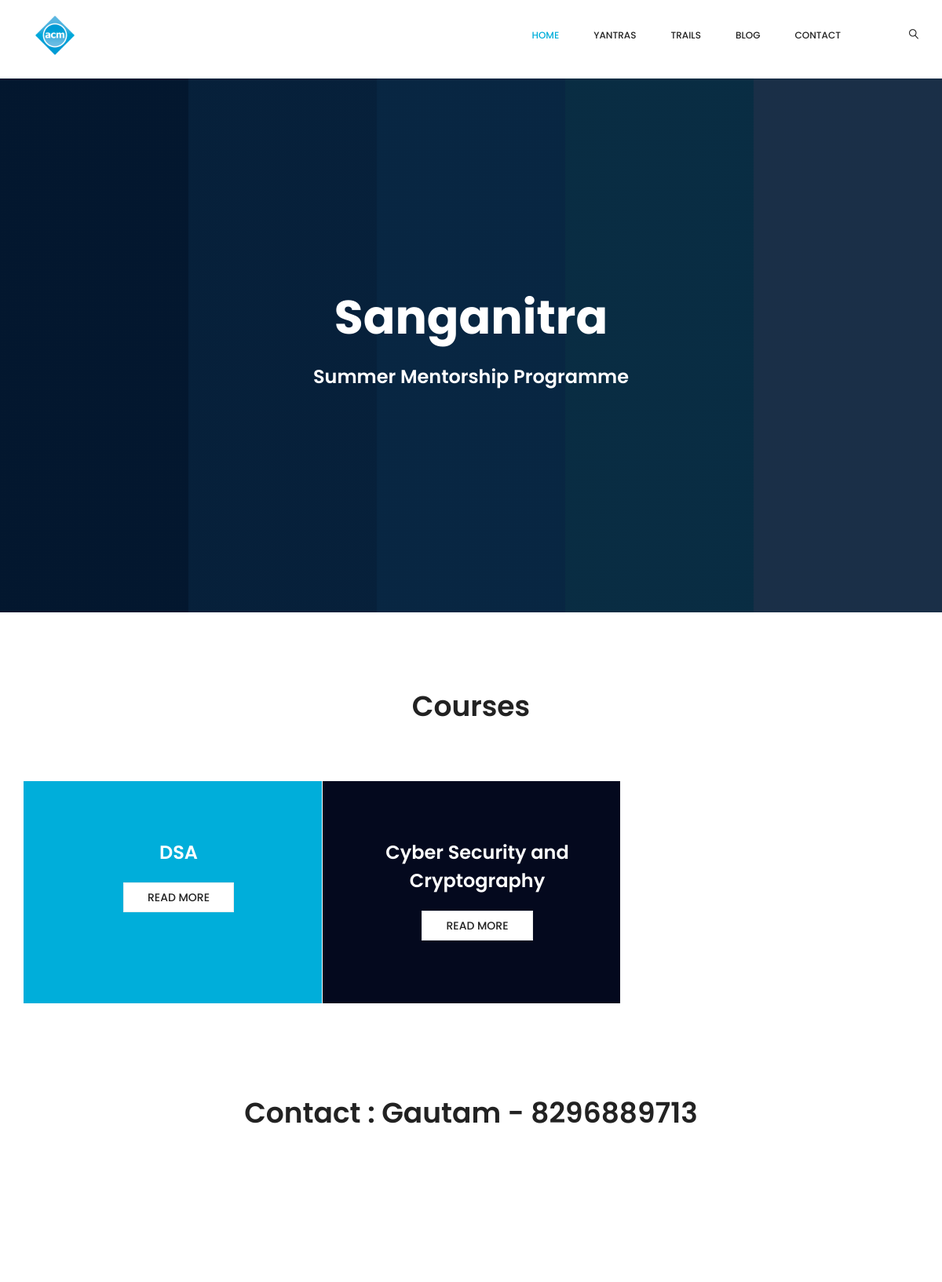
The page /smp/1/ on the database as committed earlier.
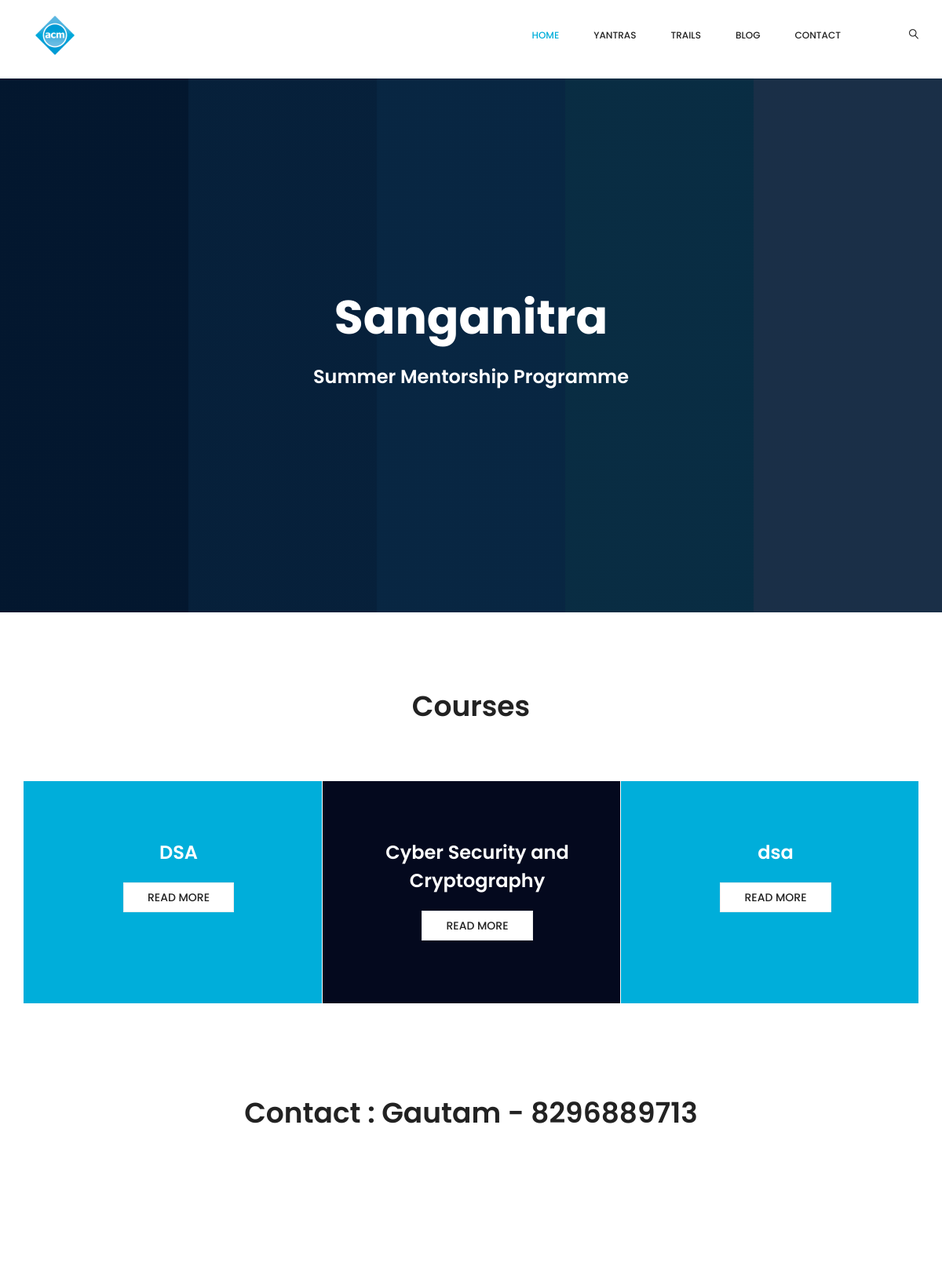
The same page on the database as committed later.
### acm/models.py (models this page shows, shortened)
class SIG(models.Model):
 name = models.CharField(max_length=200)

### SMP/models.py (models this page shows, shortened)
class SMP(models.Model):
 sig_id = models.ForeignKey(SIG, on_delete=models.CASCADE)
 name = models.CharField(max_length=200)
 mentors = models.CharField(max_length=200)
 overview = models.CharField(max_length=2000)
 platform_of_tutoring = models.CharField(max_length=1000)

### SMP/views.py (the view)
# urls.py: 2. Add a URL to urlpatterns:  path('', views.home, name='home')
def home(request, sig_id):
    si = SIG.objects.filter(pk=sig_id)
    sig = si[0]
    sigo = SIG.objects.all()
    smps = SMP.objects.filter(sig_id=sig_id)
    with open('acm/static/acm/json/smp.json') as f:
        data2 = json.loads(f.read())
        data = ''
        for i in range(5):
            if(int(data2[i]['id']) == sig_id):
                data = data2[i]
    contex = {'sig': sig, 'sigo': sigo, 'smps': smps, 'data': data}
    return render(request, 'spms.html', contex)

### SMP/templates/spms.html (shortened to what this page needs)
{% extends 'acm/base.html' %}
{% load static %}
{% block content %}
 <section class="banner_area d-flex text-center">
        <div class="container align-self-center">
            <div class="row">
                <div class="col-md-12">
                    <div class="banner_content">
                        <h1>{{ sig.name }}</h1>
                        <h3><p>Summer Mentorship Programme</p></h3>
                    </div>
                </div>
            </div>
        </div>
  </section>
<section class="about_area" style="margin-top:100px">
        <div class="container" >
            <div class="section_title text-center">
                <h2 style="margin-bottom:30px">Courses</h2>
            </div>
        <section class="features_area">
        <div class="row m0">
           {% for x in smps %}
            <div class="col-md-4 features_item" style="text-align:center">
                <h3 style="text-align:center">{{ x.name }}</h3>
                <a href="/smp/{{ sig.pk }}/{{ x.pk }}" class="btn_hover view_btn">Read more</a>
            </div>
         {% endfor %}
        </div>
    </section>
</div>
</section>
        <section class="event_blog_area section_gap">
        <div class="container">
            <div class="section_title text-center">
                <h2>Contact : {{ data.person }} - {{ data.number }} </h2>
            </div>
        </div>
    </section>
 {% endblock %}

### acm/templates/acm/base.html (shortened to what this page needs)
{% load staticfiles %}
<!DOCTYPE HTML>
<html lang="en">
	<head>
		<link rel="stylesheet" href="{% static 'acm/css/bootstrap.css' %}">
		<link rel="stylesheet" href="{% static 'acm/vendor/linericon/style.css' %}">
		<link rel="stylesheet" href="{% static 'acm/css/font-awesome.min.css' %}">
		<link rel="stylesheet" href="{% static 'acm/vendor/new_owl-carousel/new_owl.carousel.min.css' %}">
		<link rel="stylesheet" href="{% static 'acm/vendor/lightbox/simpleLightbox.css' %}">
		<link rel="stylesheet" href="{% static 'acm/vendor/nice-select/css/nice-select.css' %}">
		<link rel="stylesheet" href="{% static 'acm/css/style.css' %}">
		<link rel="stylesheet" href="{% static 'acm/css/new_responsive.css'%}">
	</head>
	<body>
		<header class="header_area">
			<nav class="navbar navbar-expand-lg navbar-light">
				<div class="container">
					<a class="navbar-brand logo_h" href="index.html"><img src="{% static 'acm/images/ACM_logo.svg.png' %}"
							style="height:50px;margin:15px" alt=""></a>
					<div class="collapse navbar-collapse offset" id="navbarSupportedContent">
						<ul class="nav navbar-nav menu_nav ml-auto">
							<li class="nav-item active"><a class="nav-link" href="/acm/">Home</a></li>
							<li class="nav-item submenu dropdown">
								<a href="#yantras" class="nav-link dropdown-toggle" data-toggle="dropdown" role="button"
									aria-haspopup="true" aria-expanded="false">Yantras</a>
									</li>
								</ul>
							<li class="nav-item"><a class="nav-link" href="https://nitk.acm.org/trails.html">Trails</a></li>
							<li class="nav-item"><a class="nav-link" href="https://nitk.acm.org/blog/">Blog</a></li>
							<li class="nav-item"><a class="nav-link" href="/acm/contact_us/">Contact</a></li>
						<ul class="nav navbar-nav navbar-right">
							<li class="nav-item"><a href="#" class="search"><i class="lnr lnr-magnifier"></i></a></li>
						</ul>
					</div>
				</div>
			</nav>
		</header>
		{% block content %}
		{% endblock %}
	</body>
</html>

### acm/static/acm/css/style.css (style rules this page uses)
a { text-decoration: none; -webkit-transition: all 0.3s ease-in-out; -o-transition: all 0.3s ease-in-out; transition: all 0.3s ease-in-out; }
.row.m0 { margin: 0px; }
body { line-height: 24px; font-size: 14px; font-family: "Poppins", sans-serif; font-weight: 300; color: #777777; }
section { background: #fff; }
h1, h2, h3, h4, h5, h6 { font-family: "Poppins", sans-serif; font-weight: 600; }
@media (min-width: 1200px) { .container { max-width: 1170px; } }
.section_gap { padding: 120px 0px; }
.section_title { margin-bottom: 75px; }
.section_title h2 { font-size: 36px; line-height: 40px; color: #222222; font-weight: 600; }
.section_gap { padding: 120px 0; }
.btn_hover { font-size: 14px; line-height: 30px; color: #222222; font-weight: 500; padding: 4px 35px; display: inline-block; border: 1px solid #eeeeee; -webkit-transition: all 0.3s linear; -o-transition: all 0.3s linear; transition: all 0.3s linear; text-transform: uppercase; border-radius: 0px; -webkit-box-shadow: none; box-shadow: none; }
.view_btn { background: #fff; }
.header_area { position: absolute; width: 100%; top: 0; left: 0; z-index: 99; -webkit-transition: background 0.4s, all 0.3s linear; -o-transition: background 0.4s, all 0.3s linear; transition: background 0.4s, all 0.3s linear; }
.header_area .navbar { background: transparent; padding: 0px; border: 0px; border-radius: 0px; }
.header_area .navbar .nav .nav-item .nav-link { font: 500 12px/70px "Poppins", sans-serif; text-transform: uppercase; color: #222222; padding: 0px; display: inline-block; margin-right: 44px; }
.header_area .navbar .nav .nav-item .nav-link:after { display: none; }
.header_area .navbar .nav .nav-item:hover .nav-link, .header_area .navbar .nav .nav-item.active .nav-link { color: #00aeda; }
.header_area .navbar .nav .nav-item.submenu { position: relative; }
.header_area .navbar .search { font-size: 12px; line-height: 60px; display: inline-block; color: #222222; margin-left: 43px; }
.header_area .navbar .search i { font-weight: 600; }
.header_area + section { margin-top: 100px; }
h3 { font-size: 24px; line-height: 36px; font-weight: 600; }
.features_item { padding: 73px 45px 80px 60px; color: #fff; background: #00aeda; }
.features_item + .features_item { border-left: 1px solid #fff; }
.features_item:nth-child(even) { background: #04091e; }
.features_item h3 { margin-bottom: 20px; }
.banner_area { min-height: 680px; background: -webkit-gradient(linear, left top, right top, from(rgba(4, 9, 30, 0.8)), to(rgba(4, 9, 30, 0.8))), url("../images/banner.jpg"); background: -webkit-linear-gradient(left, rgba(4, 9, 30, 0.8), rgba(4, 9, 30, 0.8)), url("../images/banner.jpg"); background: -o-linear-gradient(left, rgba(4, 9, 30, 0.8), rgba(4, 9, 30, 0.8)), url("../images/banner.jpg"); background: linear-gradient(to right, rgba(4, 9, 30, 0.8), rgba(4, 9, 30, 0.8)), url("../images/banner.jpg"); background-size: cover; }
.banner_content { color: #fff; }
.banner_content h1 { font-size: 60px; line-height: 60px; font-weight: 700; padding: 8px 0px 20px; }
.view_btn { font-size: 14px; line-height: 36px; display: inline-block; color: #222222; font-weight: 500; padding: 0px 30px; background: #fff; }
h1 { font-size: 36px; }
h2 { font-size: 30px; }
h3 { font-size: 24px; }
h1, h2, h3, h4, h5, h6 { line-height: 1.5em; }

Rows that differ between the two databases and show on the page:
added SMP: name "dsa"
